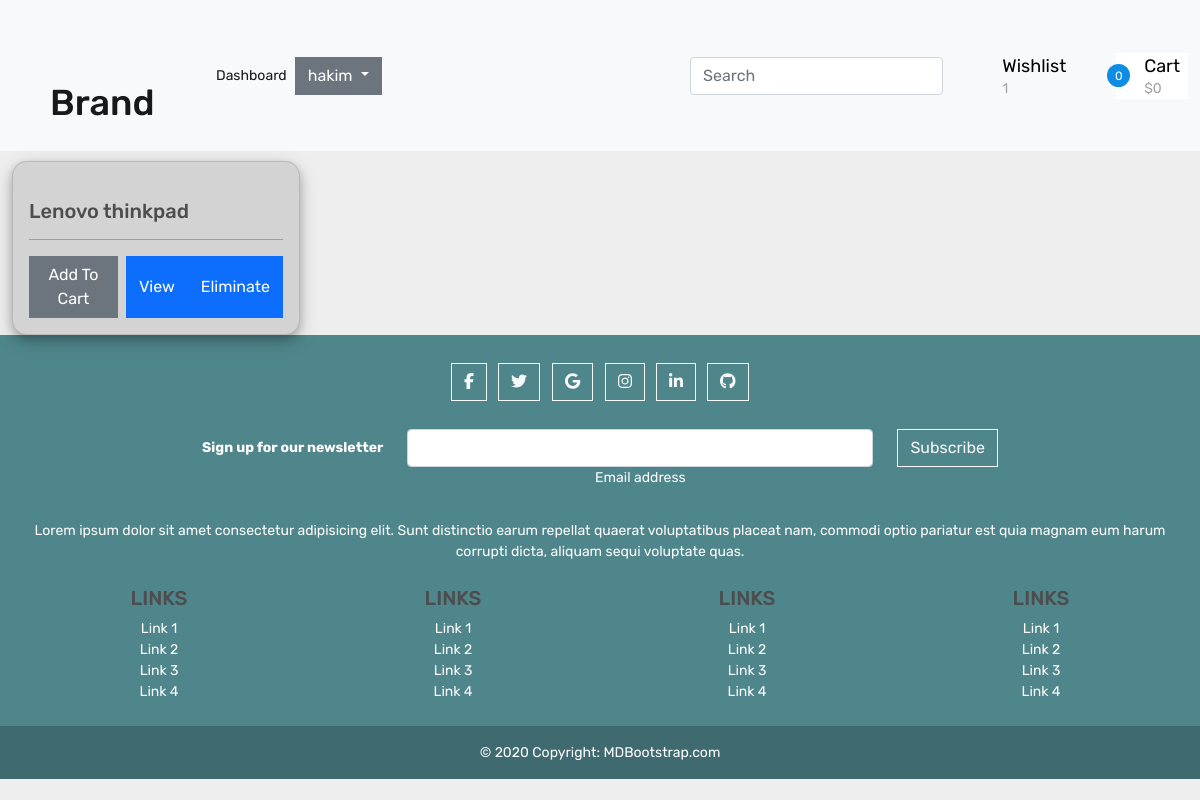
The page /wishlist/ (signed in) on the database as committed earlier.
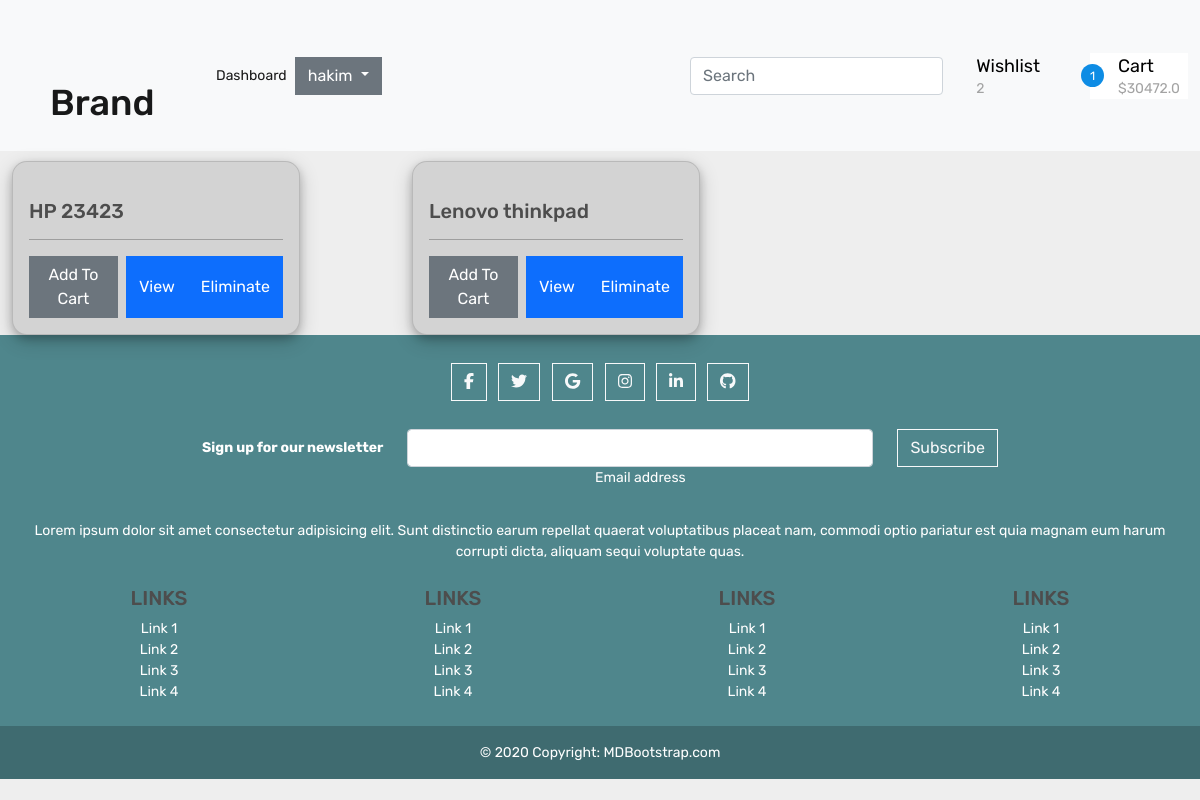
The same page on the database as committed later.
### e_commerce/models.py (models this page shows, shortened)
class WishlistProduct(models.Model):
    user = models.ForeignKey(
        User, related_name='wishlist', on_delete=models.CASCADE)
    product = models.OneToOneField(
        Product, on_delete=models.CASCADE, unique=True)
    def __str__(self):
        return self.product.name

class Product(models.Model):
    name = models.CharField(max_length=100)
    category = models.ForeignKey(
        Category, related_name='categories', on_delete=models.CASCADE)
    description = models.TextField()
    photo = models.ImageField()
    price = models.FloatField(default=0)
    quantity = models.PositiveIntegerField(null=True)
    good_rates = models.PositiveIntegerField(default=0)
    bad_rates = models.PositiveIntegerField(default=0)
    rates = models.PositiveIntegerField(default=0)

### e_commerce/views.py (the view)
# urls.py: path('wishlist/', wishlist, name="wishlist"),
@login_required
def wishlist(request):
    wishes = WishlistProduct.objects.all()
    numWishes = wishes.count()
    orders = Order.objects.filter(user=request.user)
    numOrders = orders.count()
    total_price = 0
    for order in orders:
        total_price += order.order_total_price()
    context = {'products': wishes,
               'numWishes': numWishes, 'numOrders': numOrders, 'total_price': total_price}
    return render(request, 'wishlist.html', context)

### e_commerce/models.py (called while the page is built)
    def order_total_price(self):
        total_order = self.quantity_ordered*self.product.price
        return total_order

### templates/wishlist.html (shortened to what this page needs)
{% extends 'base.html'%}
{% block mainNavBar %}{% include "includes/topNavBar.html" %}{% endblock mainNavBar %}
{% block content %}
<div class="d-flex">
	<div class="container">
		<div class="row">
			{% for product in products %}
			<div id="myWish-{{product.id}}" class="col-lg-4">
				<div class="card" style="width: 18rem">
					<a href="#"
						><img
					/></a>
					<div class="card-body">
						<h5 class="card-title">{{product}}</h5>
						<hr />
						<div class="d-flex">
							<button id="addCart" data-catid="{{product.id}}" href="#" class="addCart btn btn-secondary me-2" >Add To Cart</button>
							<button id="viewProduct" data-catid="{{product.id}}" href="#" class="btn btn-primary" >View</button>
							<button id="eliminateWish" href="#" data-catid="{{product.id}}" class="eliminateWish btn btn-primary">Eliminate</button>
						</div>
					</div>
				</div>
			</div>
			{% endfor %}
		</div>
	</div>
</div>
{% endblock content %}

### templates/base.html (shortened to what this page needs)
<!DOCTYPE html>
<html lang="en">
<head>
    {% block head %}
        {% include 'css.html' %}
    {% endblock head %}
</head>
<body id="body">
    {% block body %}
    {% block mainNavBar %}{% endblock mainNavBar %}
    {% block content %}{% endblock content %}
    {% include "includes/footer.html" %}
    {% endblock body %}
</body>
</html>

### templates/css.html (shortened to what this page needs)
{% load static %}
<link href="{% static 'fontawesome_free/css/all.min.css' %}" rel="stylesheet" type="text/css">
<link href="{% static 'fontawesome_free/css/fontawesome.css' %}" rel="stylesheet" type="text/css">
<link href="{% static 'fontawesome_free/css/brands.css' %}" rel="stylesheet" type="text/css">
<link href="{% static 'fontawesome_free/css/solid.css' %}" rel="stylesheet" type="text/css">
<link rel="stylesheet" href="https://use.fontawesome.com/releases/v5.6.1/css/all.css">
<link rel="stylesheet" href="https://cdn.jsdelivr.net/npm/bootstrap-icons@1.4.1/font/bootstrap-icons.css">
<link href="https://cdn.jsdelivr.net/npm/bootstrap@5.0.0-beta3/dist/css/bootstrap.min.css" rel="stylesheet">
<link rel="stylesheet" type="text/css" href="{% static 'css/style.css' %}">
<link rel="stylesheet" type="text/css" href="{% static 'css/main.css' %}">
<link rel="stylesheet" type="text/css" href="{% static 'css/cart.css'%}">
<link rel="stylesheet" type="text/css" href="{% static 'css/total.css'%}">

### templates/includes/topNavBar.html (shortened to what this page needs)
<link rel="stylesheet" href="//code.jquery.com/ui/1.12.1/themes/base/jquery-ui.css">
<nav class="navbar navbar-expand-lg navbar-light bg-light">
    <div class="container-fluid">
        <div class="col-lg-2 col-sm-2 col-2">
            <div class="logo_container">
                <div class="logo"><a id="home" class="navbar-brand ms-2" href="{% url 'home' %}">Brand</a></div>
            </div>
        </div>
        <div class="collapse navbar-collapse" id="navbarSupportedContent">
            <ul class="navbar-nav me-auto mb-2 mb-lg-0">
                {% if user.is_authenticated %}
                <li class="nav-item">
                    <a class="nav-link active" aria-current="page" href="{% url 'dashboardSeller' %}">Dashboard</a>
                </li>
                {% endif %}
                {% if user.is_authenticated %}
                <div class="dropdown">
                    <button class="btn btn-secondary dropdown-toggle" type="button" id="dropdownMenuButton1"
                        data-bs-toggle="dropdown" aria-expanded="false">{{user.username}}
                    </button>
                </div>
                {% endif %}
            </ul>
            <div class="d-flex">
                <form action="{% url 'search_form' %}" method="GET">
                    <input class="form-control me-2" type="search" id="search" name="search" placeholder="Search"
                        aria-label="Search">
                </form>
            </div>
            {% if user.is_authenticated %}
            <div class="col-lg-3 col-9 order-lg-3 order-2 text-lg-left text-right">
                <div class="wishlist_cart d-flex flex-row align-items-center justify-content-end">
                    <div class="wishlist d-flex flex-row align-items-center justify-content-end">
                        <div class="wishlist_content" id="wishlist">
                            <div class="wishlist_text"><a href="{% url 'wishlist' %}">Wishlist</a></div>
                            <div id="numWishes" class="wishlist_count">{{numWishes}}</div>
                        </div>
                    </div>
                    <div class="cart">
                        <div class="cart_container d-flex flex-row align-items-center justify-content-end">
                            <div class="cart_icon"><img src="https://res.cloudinary.com/dxfq3iotg/image/upload/v1560918704/cart.png" alt="">
                                <div id="numOrders" class="cart_count"><span>{{numOrders}}</span></div>
                            </div>
                            <div class="cart_content me-2">
                                <div class="cart_text"><a href="{% url 'cart' %}">Cart</a></div>
                                <div id="total" class="cart_price">${{total_price}}</div>
                            </div>
                        </div>
                    </div>
                </div>
            </div>
            {% endif %}
        </div>
    </div>
</nav>

### templates/includes/footer.html
{% load static %}
<footer class="bg-dark text-center text-white">
  <div class="container p-4">
    <section class="mb-4">
      <a class="btn btn-outline-light btn-floating m-1" href="#!" role="button"
        ><i class="fab fa-facebook-f"></i
      ></a>
      <a class="btn btn-outline-light btn-floating m-1" href="#!" role="button"
        ><i class="fab fa-twitter"></i
      ></a>
      <a class="btn btn-outline-light btn-floating m-1" href="#!" role="button"
        ><i class="fab fa-google"></i
      ></a>
      <a class="btn btn-outline-light btn-floating m-1" href="#!" role="button"
        ><i class="fab fa-instagram"></i
      ></a>
      <a class="btn btn-outline-light btn-floating m-1" href="#!" role="button"
        ><i class="fab fa-linkedin-in"></i
      ></a>
      <a class="btn btn-outline-light btn-floating m-1" href="#!" role="button"
        ><i class="fab fa-github"></i
      ></a>
    </section>
    <section class="">
      <form action="">
        <div class="row d-flex justify-content-center">
          <div class="col-auto">
            <p class="pt-2">
              <strong>Sign up for our newsletter</strong>
            </p>
          </div>
          <div class="col-md-5 col-12">
            <div class="form-outline form-white mb-4">
              <input type="email" id="form5Example2" class="form-control" />
              <label class="form-label" for="form5Example2">Email address</label>
            </div>
          </div>
          <div class="col-auto">
            <button type="submit" class="btn btn-outline-light mb-4">
              Subscribe
            </button>
          </div>
        </div>
      </form>
    </section>
    <section class="mb-4">
      <p>
        Lorem ipsum dolor sit amet consectetur adipisicing elit. Sunt distinctio earum
        repellat quaerat voluptatibus placeat nam, commodi optio pariatur est quia magnam
        eum harum corrupti dicta, aliquam sequi voluptate quas.
      </p>
    </section>
    <section class="">
      <div class="row">
        <div class="col-lg-3 col-md-6 mb-4 mb-md-0">
          <h5 class="text-uppercase">Links</h5>
          <ul class="list-unstyled mb-0">
            <li>
              <a href="#!" class="text-white">Link 1</a>
            </li>
            <li>
              <a href="#!" class="text-white">Link 2</a>
            </li>
            <li>
              <a href="#!" class="text-white">Link 3</a>
            </li>
            <li>
              <a href="#!" class="text-white">Link 4</a>
            </li>
          </ul>
        </div>
        <div class="col-lg-3 col-md-6 mb-4 mb-md-0">
          <h5 class="text-uppercase">Links</h5>
          <ul class="list-unstyled mb-0">
            <li>
              <a href="#!" class="text-white">Link 1</a>
            </li>
            <li>
              <a href="#!" class="text-white">Link 2</a>
            </li>
            <li>
              <a href="#!" class="text-white">Link 3</a>
            </li>
            <li>
              <a href="#!" class="text-white">Link 4</a>
            </li>
          </ul>
        </div>
        <div class="col-lg-3 col-md-6 mb-4 mb-md-0">
          <h5 class="text-uppercase">Links</h5>
          <ul class="list-unstyled mb-0">
            <li>
              <a href="#!" class="text-white">Link 1</a>
            </li>
            <li>
              <a href="#!" class="text-white">Link 2</a>
            </li>
            <li>
              <a href="#!" class="text-white">Link 3</a>
            </li>
            <li>
              <a href="#!" class="text-white">Link 4</a>
            </li>
          </ul>
        </div>
        <div class="col-lg-3 col-md-6 mb-4 mb-md-0">
          <h5 class="text-uppercase">Links</h5>
          <ul class="list-unstyled mb-0">
            <li>
              <a href="#!" class="text-white">Link 1</a>
            </li>
            <li>
              <a href="#!" class="text-white">Link 2</a>
            </li>
            <li>
              <a href="#!" class="text-white">Link 3</a>
            </li>
            <li>
              <a href="#!" class="text-white">Link 4</a>
            </li>
          </ul>
        </div>
      </div>
    </section>
  </div>
  <div class="text-center p-3" style="background-color: rgba(0, 0, 0, 0.2);">
    © 2020 Copyright:
    <a class="text-white" href="https://mdbootstrap.com/">MDBootstrap.com</a>
  </div>
</footer>

### templates/js.html (shortened to what this page needs)
{% load static %}

### static/css/style.css (style rules this page uses)
* { margin: 0; padding: 0; -webkit-font-smoothing: antialiased; -webkit-text-shadow: rgba(0, 0, 0, 0.01) 0 0 1px; text-shadow: rgba(0, 0, 0, 0.01) 0 0 1px; }
body { font-family: "Rubik", sans-serif; font-size: 14px; font-weight: 400; background: #ffffff; color: #000000; }
div { display: block; position: relative; -webkit-box-sizing: border-box; -moz-box-sizing: border-box; box-sizing: border-box; }
ul { list-style: none; margin-bottom: 0px; }
a, a:hover, a:visited, a:active, a:link { text-decoration: none; -webkit-font-smoothing: antialiased; -webkit-text-shadow: rgba(0, 0, 0, 0.01) 0 0 1px; text-shadow: rgba(0, 0, 0, 0.01) 0 0 1px; }
.form-control { color: #db5246; }
.logo_container { height: 80px; }
.logo { top: 50%; -webkit-transform: translateY(-50%); -moz-transform: translateY(-50%); -ms-transform: translateY(-50%); -o-transform: translateY(-50%); transform: translateY(-50%); }
.logo a { font-size: 36px; font-weight: 500; color: #0e8ce4; }
.wishlist_cart { height: 90px; }
.wishlist { margin-right: 50px; }
.wishlist_content { margin-left: 14px; }
.wishlist_text a { font-size: 18px; font-weight: 400; color: #000000; -webkit-transition: all 200ms ease; -moz-transition: all 200ms ease; -ms-transition: all 200ms ease; -o-transition: all 200ms ease; transition: all 200ms ease; }
.wishlist_count { margin-top: -2px; color: #a3a3a3; font-size: 14px; }
.cart_count { position: absolute; bottom: -1px; right: -14px; width: 23px; height: 23px; background: #0e8ce4; border-radius: 50%; text-align: center; }
.cart_count span { display: block; line-height: 23px; font-size: 12px; color: #ffffff; -webkit-transform: translateY(1px); -moz-transform: translateY(1px); -ms-transform: translateY(1px); -o-transform: translateY(1px); transform: translateY(1px); }
.cart_content { margin-left: 28px; }
.cart_text a { font-size: 18px; font-weight: 400; color: #000000; -webkit-transition: all 200ms ease; -moz-transition: all 200ms ease; -ms-transition: all 200ms ease; -o-transition: all 200ms ease; transition: all 200ms ease; }
.cart_price { font-size: 14px; color: #a3a3a3; margin-top: -2px; }
@media (min-width: 1200px) { .container { max-width: 1300px !important; } }

### static/css/main.css (style rules this page uses)
body { background-color: hsl(0, 0%, 98%); }
h1,h2,h3,h4,h5,h6 { color:hsl(0, 0%, 30%); }
.bg-dark { background-color: #4f868c!important; }
.col-lg-4, .col-lg-6, .col-lg-8, .col-lg-12 { margin-top: 10px; }
.btn { border-radius: 0; }

### static/css/cart.css (style rules this page uses)
body { background: #eee }
.cart { background: #fff }

### static/css/total.css (style rules this page uses)
.logo { margin-left:30px; margin-top:55px; }
.card { background-color: lightgray; width: 300px; border-radius: 15px; box-shadow: 0 4px 8px 0 rgba(0, 0, 0, 0.2), 0 6px 20px 0 rgba(0, 0, 0, 0.19) }

Rows that differ between the two databases and show on the page:
added WishlistProduct: product.name "HP 23423"
Other text that changed with them:
{{ numWishes }}: "1" → "2"
{{ numOrders }}: "0" → "1"
{{ total_price }}: "0" → "30472.0"
